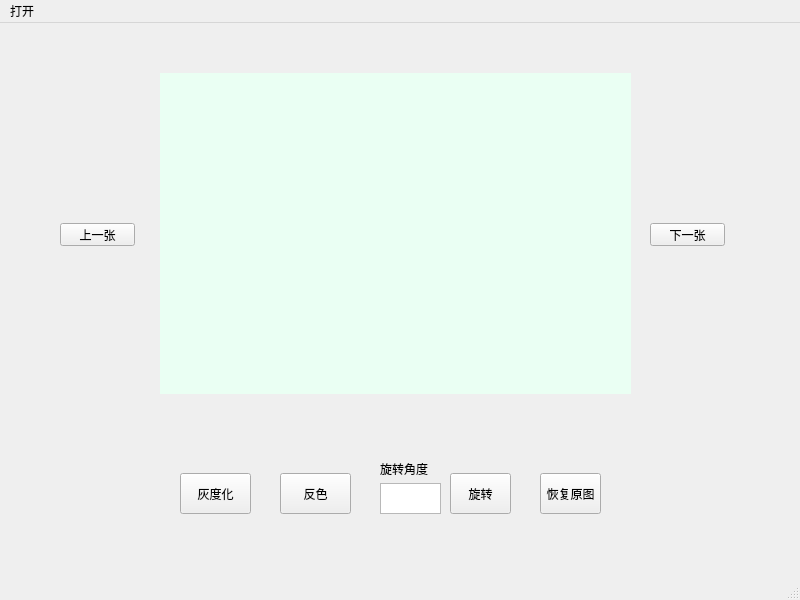
<?xml version="1.0" encoding="UTF-8"?>
<ui version="4.0">
 <class>MainWindow</class>
 <widget class="QMainWindow" name="MainWindow">
  <property name="geometry">
   <rect>
    <x>0</x>
    <y>0</y>
    <width>800</width>
    <height>600</height>
   </rect>
  </property>
  <property name="windowTitle">
   <string>MainWindow</string>
  </property>
  <widget class="QWidget" name="centralwidget">
   <widget class="QPushButton" name="graypb">
    <property name="geometry">
     <rect>
      <x>180</x>
      <y>450</y>
      <width>71</width>
      <height>41</height>
     </rect>
    </property>
    <property name="text">
     <string>灰度化</string>
    </property>
   </widget>
   <widget class="QPushButton" name="invertpb">
    <property name="geometry">
     <rect>
      <x>280</x>
      <y>450</y>
      <width>71</width>
      <height>41</height>
     </rect>
    </property>
    <property name="text">
     <string>反色</string>
    </property>
   </widget>
   <widget class="QPushButton" name="before">
    <property name="geometry">
     <rect>
      <x>60</x>
      <y>200</y>
      <width>75</width>
      <height>23</height>
     </rect>
    </property>
    <property name="text">
     <string>上一张</string>
    </property>
   </widget>
   <widget class="QPushButton" name="after">
    <property name="geometry">
     <rect>
      <x>650</x>
      <y>200</y>
      <width>75</width>
      <height>23</height>
     </rect>
    </property>
    <property name="text">
     <string>下一张</string>
    </property>
   </widget>
   <widget class="QTextEdit" name="angleinput">
    <property name="geometry">
     <rect>
      <x>380</x>
      <y>460</y>
      <width>61</width>
      <height>31</height>
     </rect>
    </property>
   </widget>
   <widget class="QLabel" name="label">
    <property name="geometry">
     <rect>
      <x>380</x>
      <y>440</y>
      <width>54</width>
      <height>12</height>
     </rect>
    </property>
    <property name="text">
     <string>旋转角度</string>
    </property>
   </widget>
   <widget class="QPushButton" name="rotatepb">
    <property name="geometry">
     <rect>
      <x>450</x>
      <y>450</y>
      <width>61</width>
      <height>41</height>
     </rect>
    </property>
    <property name="text">
     <string>旋转</string>
    </property>
   </widget>
   <widget class="QPushButton" name="originpb">
    <property name="geometry">
     <rect>
      <x>540</x>
      <y>450</y>
      <width>61</width>
      <height>41</height>
     </rect>
    </property>
    <property name="text">
     <string>恢复原图</string>
    </property>
   </widget>
   <widget class="QLabel" name="piclabel">
    <property name="geometry">
     <rect>
      <x>160</x>
      <y>50</y>
      <width>471</width>
      <height>321</height>
     </rect>
    </property>
    <property name="styleSheet">
     <string notr="true">background-color: rgb(234, 255, 243)</string>
    </property>
    <property name="text">
     <string/>
    </property>
   </widget>
  </widget>
  <widget class="QMenuBar" name="menubar">
   <property name="geometry">
    <rect>
     <x>0</x>
     <y>0</y>
     <width>800</width>
     <height>23</height>
    </rect>
   </property>
   <widget class="QMenu" name="menu">
    <property name="title">
     <string>打开</string>
    </property>
    <addaction name="Open_Pic"/>
    <addaction name="separator"/>
    <addaction name="Open_Filedir"/>
   </widget>
   <addaction name="menu"/>
  </widget>
  <widget class="QStatusBar" name="statusbar"/>
  <action name="Open_Pic">
   <property name="text">
    <string>图片文件</string>
   </property>
  </action>
  <action name="Open_Filedir">
   <property name="text">
    <string>图片文件夹</string>
   </property>
  </action>
 </widget>
 <resources/>
 <connections/>
</ui>
